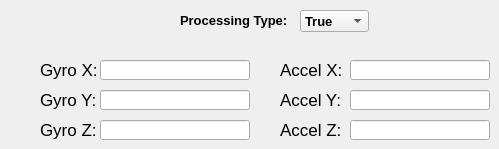
       <widget class="QWidget" name="tab_gyroaccel">
        <attribute name="title">
         <string>Gyro/Accellerometer</string>
        </attribute>
        <widget class="QLineEdit" name="lineedit_gyrox">
         <property name="geometry">
          <rect>
           <x>100</x>
           <y>60</y>
           <width>150</width>
           <height>20</height>
          </rect>
         </property>
         <property name="font">
          <font>
           <family>OCR A Extended</family>
           <pointsize>10</pointsize>
           <weight>50</weight>
           <bold>false</bold>
          </font>
         </property>
         <property name="text">
          <string/>
         </property>
         <property name="readOnly">
          <bool>true</bool>
         </property>
        </widget>
        <widget class="QLineEdit" name="lineedit_gyroy">
         <property name="geometry">
          <rect>
           <x>100</x>
           <y>90</y>
           <width>150</width>
           <height>20</height>
          </rect>
         </property>
         <property name="font">
          <font>
           <family>OCR A Extended</family>
           <pointsize>10</pointsize>
           <weight>50</weight>
           <bold>false</bold>
          </font>
         </property>
         <property name="text">
          <string/>
         </property>
         <property name="readOnly">
          <bool>true</bool>
         </property>
        </widget>
        <widget class="QLineEdit" name="lineedit_gyroz">
         <property name="geometry">
          <rect>
           <x>100</x>
           <y>120</y>
           <width>150</width>
           <height>20</height>
          </rect>
         </property>
         <property name="font">
          <font>
           <family>OCR A Extended</family>
           <pointsize>10</pointsize>
           <weight>50</weight>
           <bold>false</bold>
          </font>
         </property>
         <property name="text">
          <string/>
         </property>
         <property name="readOnly">
          <bool>true</bool>
         </property>
        </widget>
        <widget class="QLabel" name="NULL_label_10">
         <property name="geometry">
          <rect>
           <x>180</x>
           <y>10</y>
           <width>121</width>
           <height>20</height>
          </rect>
         </property>
         <property name="font">
          <font>
           <pointsize>10</pointsize>
           <weight>75</weight>
           <bold>true</bold>
          </font>
         </property>
         <property name="text">
          <string>Processing Type:</string>
         </property>
        </widget>
        <widget class="QComboBox" name="combobox_gyroaccelprocesstype">
         <property name="geometry">
          <rect>
           <x>300</x>
           <y>10</y>
           <width>69</width>
           <height>22</height>
          </rect>
         </property>
         <property name="font">
          <font>
           <pointsize>10</pointsize>
           <weight>75</weight>
           <bold>true</bold>
          </font>
         </property>
         <item>
          <property name="text">
           <string>True</string>
          </property>
         </item>
         <item>
          <property name="text">
           <string>Avg</string>
          </property>
         </item>
        </widget>
        <widget class="QLabel" name="NULL_label_8">
         <property name="geometry">
          <rect>
           <x>40</x>
           <y>60</y>
           <width>61</width>
           <height>20</height>
          </rect>
         </property>
         <property name="font">
          <font>
           <pointsize>13</pointsize>
           <weight>50</weight>
           <bold>false</bold>
          </font>
         </property>
         <property name="text">
          <string>Gyro X:</string>
         </property>
        </widget>
        <widget class="QLabel" name="NULL_label_3">
         <property name="geometry">
          <rect>
           <x>40</x>
           <y>90</y>
           <width>60</width>
           <height>20</height>
          </rect>
         </property>
         <property name="font">
          <font>
           <pointsize>13</pointsize>
           <weight>50</weight>
           <bold>false</bold>
          </font>
         </property>
         <property name="text">
          <string>Gyro Y:</string>
         </property>
        </widget>
        <widget class="QLabel" name="NULL_label_9">
         <property name="geometry">
          <rect>
           <x>40</x>
           <y>120</y>
           <width>60</width>
           <height>20</height>
          </rect>
         </property>
         <property name="font">
          <font>
           <family>MS Shell Dlg 2</family>
           <pointsize>13</pointsize>
           <weight>50</weight>
           <bold>false</bold>
          </font>
         </property>
         <property name="text">
          <string>Gyro Z:</string>
         </property>
        </widget>
        <widget class="QLabel" name="NULL_label_5">
         <property name="geometry">
          <rect>
           <x>280</x>
           <y>120</y>
           <width>70</width>
           <height>20</height>
          </rect>
         </property>
         <property name="font">
          <font>
           <family>MS Shell Dlg 2</family>
           <pointsize>13</pointsize>
           <weight>50</weight>
           <bold>false</bold>
          </font>
         </property>
         <property name="text">
          <string>Accel Z:</string>
         </property>
        </widget>
        <widget class="QLabel" name="NULL_label_6">
         <property name="geometry">
          <rect>
           <x>280</x>
           <y>60</y>
           <width>70</width>
           <height>20</height>
          </rect>
         </property>
         <property name="font">
          <font>
           <pointsize>13</pointsize>
           <weight>50</weight>
           <bold>false</bold>
          </font>
         </property>
         <property name="text">
          <string>Accel X:</string>
         </property>
        </widget>
        <widget class="QLineEdit" name="lineedit_accelx">
         <property name="geometry">
          <rect>
           <x>350</x>
           <y>60</y>
           <width>140</width>
           <height>20</height>
          </rect>
         </property>
         <property name="font">
          <font>
           <family>OCR A Extended</family>
           <pointsize>10</pointsize>
           <weight>50</weight>
           <bold>false</bold>
          </font>
         </property>
         <property name="text">
          <string/>
         </property>
         <property name="readOnly">
          <bool>true</bool>
         </property>
        </widget>
        <widget class="QLineEdit" name="lineedit_accelz">
         <property name="geometry">
          <rect>
           <x>350</x>
           <y>120</y>
           <width>140</width>
           <height>20</height>
          </rect>
         </property>
         <property name="font">
          <font>
           <family>OCR A Extended</family>
           <pointsize>10</pointsize>
           <weight>50</weight>
           <bold>false</bold>
          </font>
         </property>
         <property name="text">
          <string/>
         </property>
         <property name="readOnly">
          <bool>true</bool>
         </property>
        </widget>
        <widget class="QLabel" name="NULL_label_4">
         <property name="geometry">
          <rect>
           <x>280</x>
           <y>90</y>
           <width>70</width>
           <height>20</height>
          </rect>
         </property>
         <property name="font">
          <font>
           <pointsize>13</pointsize>
           <weight>50</weight>
           <bold>false</bold>
          </font>
         </property>
         <property name="text">
          <string>Accel Y:</string>
         </property>
        </widget>
        <widget class="QLineEdit" name="lineedit_accely">
         <property name="geometry">
          <rect>
           <x>350</x>
           <y>90</y>
           <width>140</width>
           <height>20</height>
          </rect>
         </property>
         <property name="font">
          <font>
           <family>OCR A Extended</family>
           <pointsize>10</pointsize>
           <weight>50</weight>
           <bold>false</bold>
          </font>
         </property>
         <property name="text">
          <string/>
         </property>
         <property name="readOnly">
          <bool>true</bool>
         </property>
        </widget>
       </widget>
